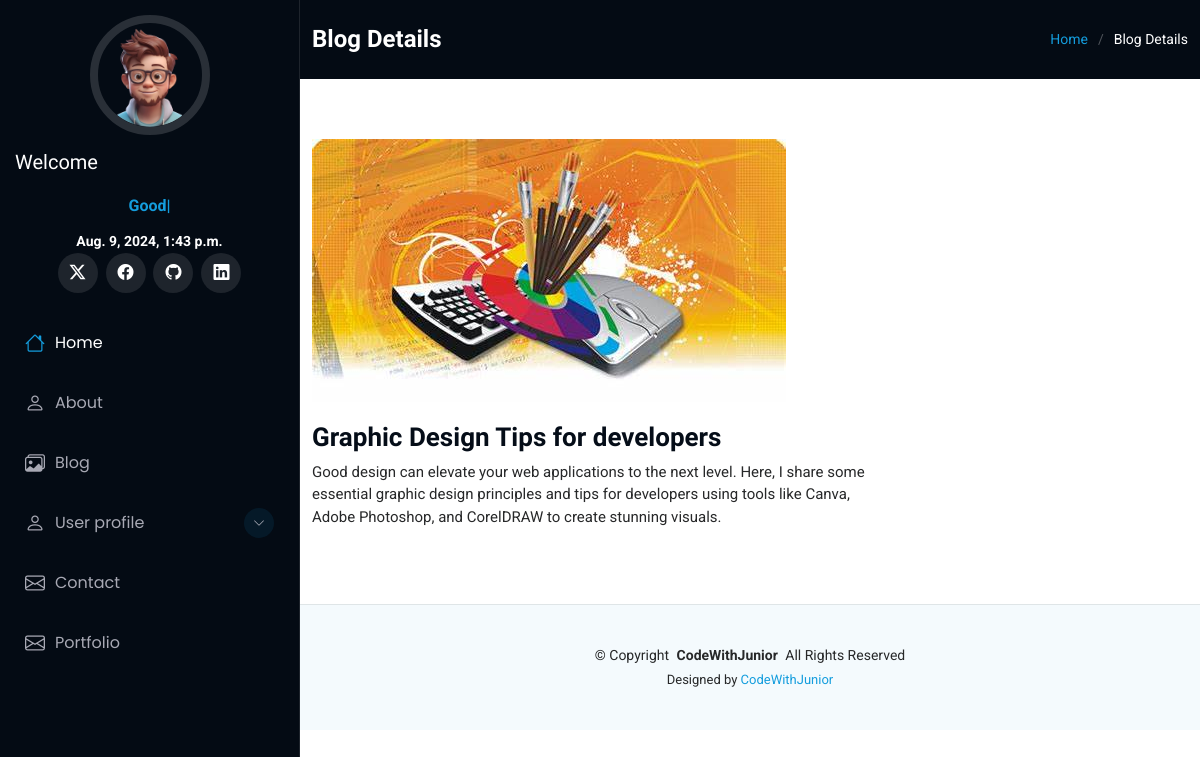
Page /portfolio/blog_details/4 on the committed database.
### portfolio/models.py (models this page shows, shortened)
class Blog(models.Model):
    title=models.CharField(max_length=60)
    description=models.TextField()
    blog = models.TextField(default="")
    authname=models.CharField(max_length=15)
    img=models.ImageField(upload_to='blog', blank=True, null=True)
    timestamp=models.DateTimeField(auto_now_add=True, blank=True)

### portfolio/views.py (the view)
# urls.py: path('blog_details/<int:pk>', views.blog_details, name="blog-details"),
def blog_details(request,pk):
    posts = Blog.objects.get(id=pk)
    context = {"posts": posts, "insert_date":date, "insert_msg": msg}
    return render(request, "service-details.html", context)

### templates/service-details.html (shortened to what this page needs)
{% extends "basic.html" %}
{% block body %}
    <div class="page-title dark-background">
      <div class="container d-lg-flex justify-content-between align-items-center">
        <h1 class="mb-2 mb-lg-0">Blog Details</h1>
        <nav class="breadcrumbs">
          <ol>
            <li><a href="/">Home</a></li>
            <li class="current">Blog Details</li>
          </ol>
        </nav>
      </div>
    </div>
    <section id="service-details" class="service-details section">
      <div class="container">
        <div class="row gy-4">
          <div class="col-lg-8" data-aos="fade-up" data-aos-delay="200">
            <img src="{{posts.img.url}}" alt="" class="img-fluid services-img">
            <h3>{{posts.title}}</h3>
            <p>
              {{posts.description}}
            </p>
          </div>
        </div>
      </div>
    </section>
{% endblock body %}

### static/assets/css/styles.css (style rules this page uses)
:root { --default-font: "Roboto", system-ui, -apple-system, "Segoe UI", Roboto, "Helvetica Neue", Arial, "Noto Sans", "Liberation Sans", sans-serif, "Apple Color Emoji", "Segoe UI Emoji", "Segoe UI Symbol", "Noto Color Emoji"; --heading-font: "Raleway", sans-serif; --nav-font: "Poppins", sans-serif; }
:root { --background-color: #ffffff; --default-color: #272829; --heading-color: #050d18; --accent-color: #149ddd; --surface-color: #ffffff; --contrast-color: #ffffff; }
:root { --nav-color: #a8a9b4; --nav-hover-color: #ffffff; --nav-mobile-background-color: #040b14; --nav-dropdown-background-color: #040b14; --nav-dropdown-color: #a8a9b4; --nav-dropdown-hover-color: #ffffff; }
.dark-background { --background-color: #040b14; --default-color: #ffffff; --heading-color: #ffffff; --surface-color: #151f2b; --contrast-color: #ffffff; }
:root { scroll-behavior: smooth; }
body { color: var(--default-color); background-color: var(--background-color); font-family: var(--default-font); }
a { color: var(--accent-color); text-decoration: none; transition: 0.3s; }
h1, h2, h3, h4, h5, h6 { color: var(--heading-color); font-family: var(--heading-font); }
.page-title { color: var(--default-color); background-color: var(--background-color); padding: 25px 0; position: relative; }
.page-title h1 { font-size: 24px; font-weight: 700; }
.page-title .breadcrumbs ol { display: flex; flex-wrap: wrap; list-style: none; padding: 0; margin: 0; font-size: 14px; font-weight: 400; }
.page-title .breadcrumbs ol li+li { padding-left: 10px; }
.page-title .breadcrumbs ol li+li::before { content: "/"; display: inline-block; padding-right: 10px; color: color-mix(in srgb, var(--default-color), transparent 70%); }
section, .section { color: var(--default-color); background-color: var(--background-color); padding: 60px 0; overflow: clip; }
.service-details .services-img { margin-bottom: 20px; }
.service-details h3 { font-size: 26px; font-weight: 700; }
.service-details p { font-size: 15px; }

### rows in the picture
Blog: img (picture), title "Graphic Design Tips for developers", description "Good design can elevate your web applications to the next level. Here, I share some essential graphic design principles and tips for developers using tools like Canva, Adobe Photoshop, and CorelDRAW to create stunning visuals."

### other values in the picture
{{ insert_date }} "Aug. 9, 2024, 1:43 p.m."
